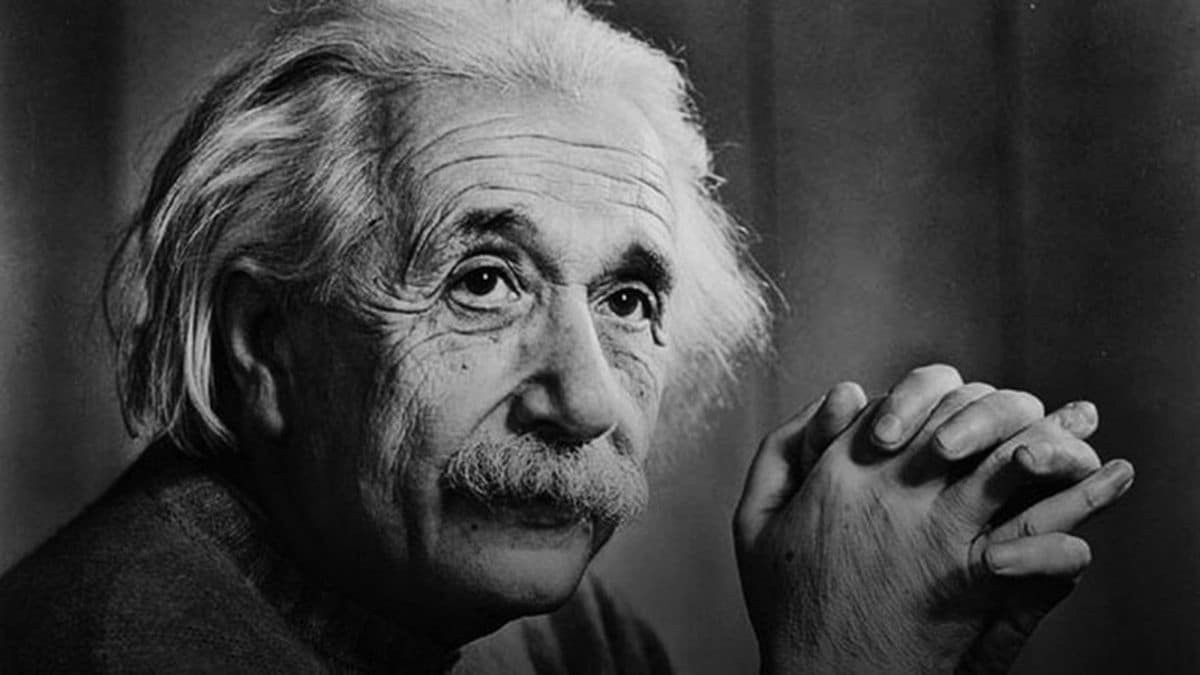
%> input picture Imagenes/albert-einstein.jpg, 1200 x 675 px
$ octave Ejercicio6.m   (GNU Octave 9; MATLAB toolbox functions it lacks are replaced by stand-ins)
%> lines starting %> are read from the running program, lines starting %| are printed output that depends on the picture
%Unidad 2 : Filtrado en el dominio espacial
%Ejercicio 6 : Abra una imagen y aplique filtroa de movimiento

close all, clear all, clc
% leo una imagen y la convierto a escala de grises
[file,dir] = uigetfile('*.bmp;*.jpg;*.png; *.tif'); %filtro para archivos bmp, jpg y png
%> the answer given: ../Imagenes/albert-einstein.jpg
filename = [dir,file];
info = imfinfo(filename);
switch info.ColorType
    case 'indexed'
        [Iorig,map] = imread(filename);
        I = ind2gray(Iorig,map); %convierto de indexada a escala de grises

    case 'grayscale'
        I = imread(filename);
%> I is the input picture: size 675x1200 uint8; min 0, max 231, mean 66.5

    case 'truecolor'
        Iorig = imread(filename);
        I=rgb2gray(Iorig); %convierto de RGB a escala de grises
end

I = im2double(I);
%> I: size 675x1200 double
format rat

l1=20;
t1=45;
l2=20;
t2=90;

FM1=fspecial('motion',l1,t1);
FM2=fspecial('motion',l2,t2);

OFM1 = conv2(I,FM1);
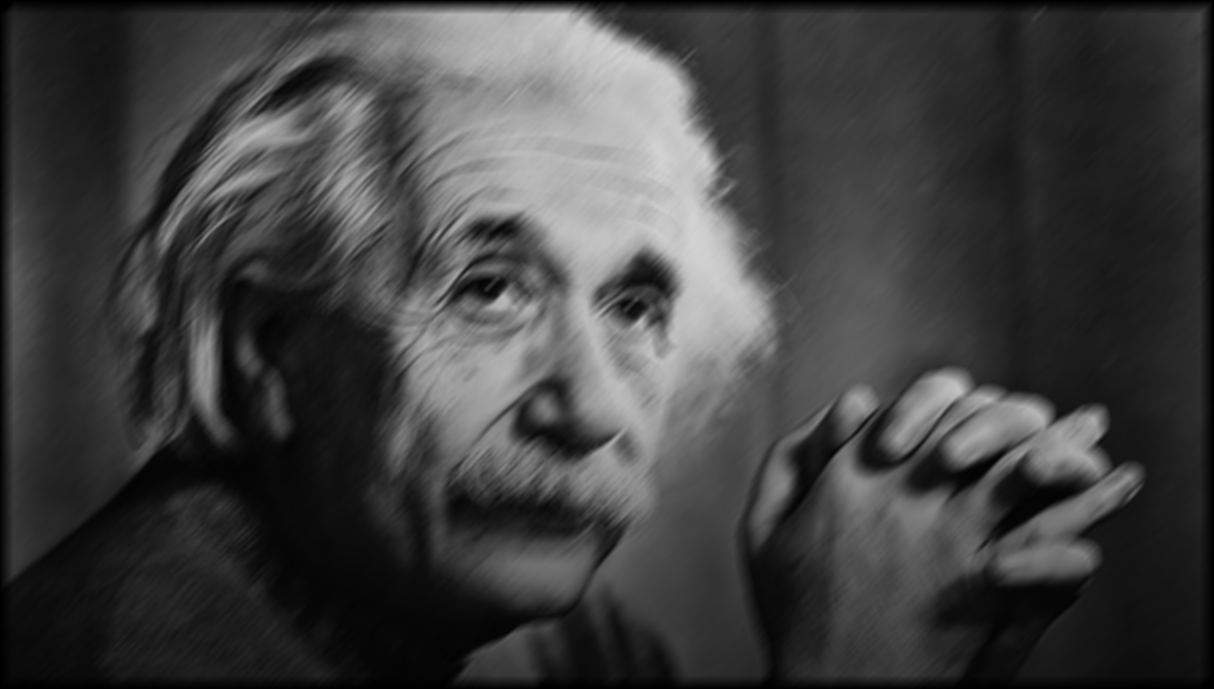
%> OFM1: size 689x1214 double; min 0, max 0.832, mean 0.253
OFM2 = conv2(I,FM2);
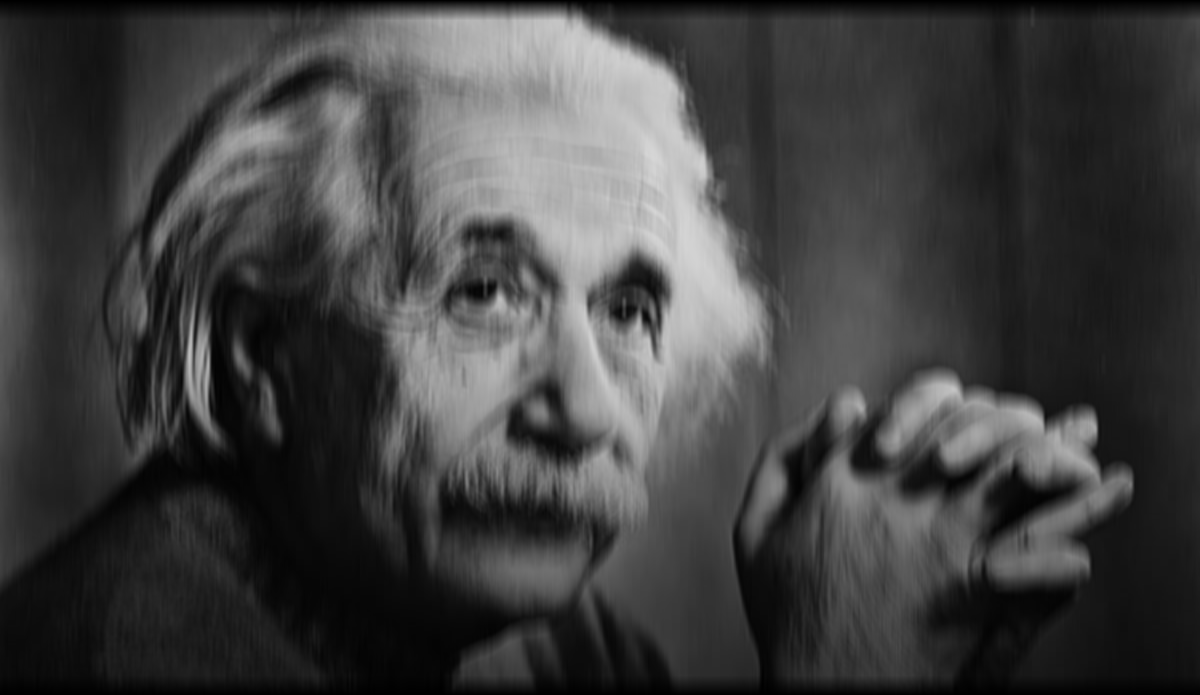
%> OFM2: size 695x1200 double; min 0, max 0.842, mean 0.253

figure()
subplot(131);imshow(I);title('Imagen Original')
subplot(132);imshow(OFM1);title(['Imagen con Filtro Motion, len: ',num2str(l1),', theta:  ',num2str(t1)])
subplot(133);imshow(OFM2);title(['Imagen con Filtro Motion, len: ',num2str(l2),' , theta: ',num2str(t2)])

$ run again, on Imagenes/paisaje.jpg
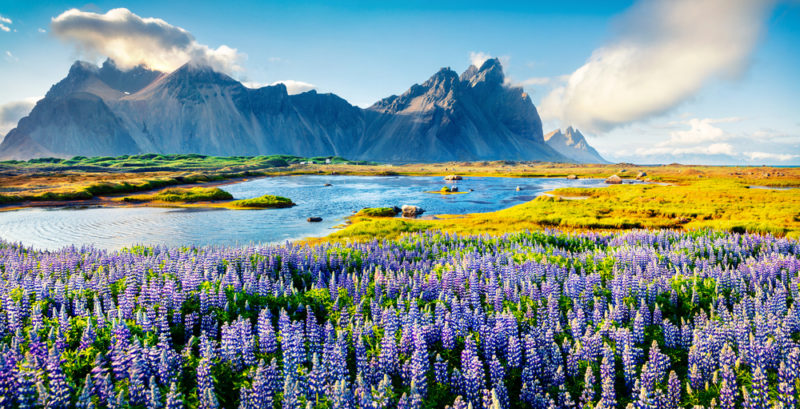
%> input picture Imagenes/paisaje.jpg, 800 x 409 px
%> Iorig is the input picture: size 409x800x3 uint8; mean R, G, B 120.5, 141.8, 143.7
%> `I=rgb2gray(Iorig);`:
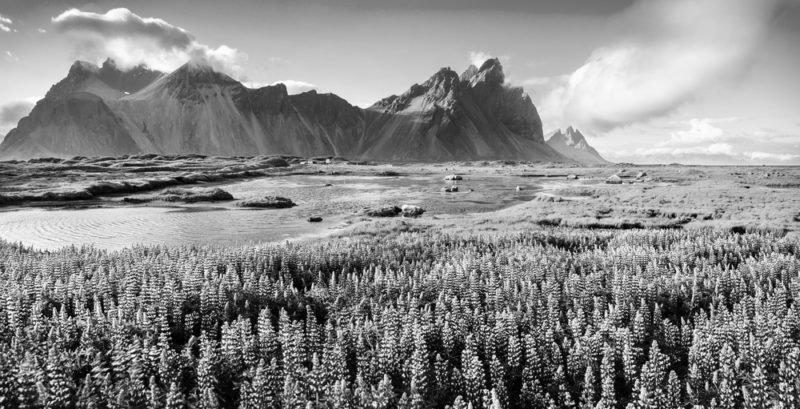
%> I: size 409x800 uint8; min 0, max 255, mean 135.7
%> `OFM2 = conv2(I,FM2);`:
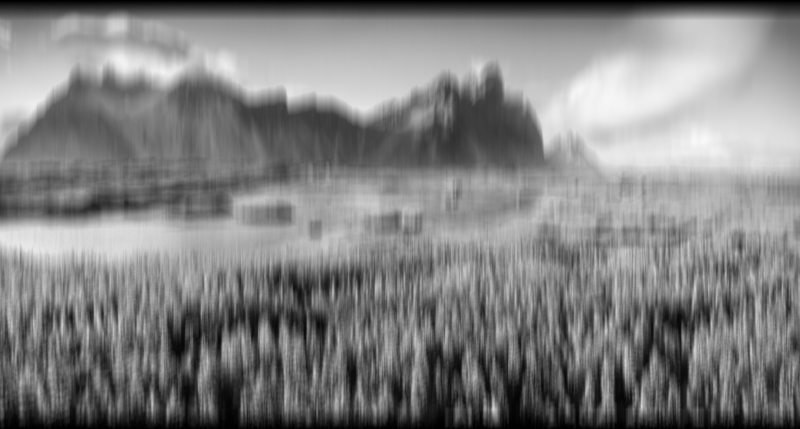
%> OFM2: size 429x800 double; min 0, max 0.976, mean 0.507

$ run again, on Imagenes/bu.bmp
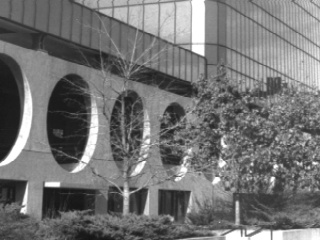
%> input picture Imagenes/bu.bmp, 320 x 240 px
%> Iorig is the input picture: size 240x320 uint8; min 21, max 255, mean 115.2
%> map = 256 rows, first 12: [0 0 0; 0.00392 0.00392 0.00392; 0.00784 0.00784 0.00784; 0.0118 0.0118 0.0118; 0.0157 0.0157 0.0157; 0.0196 0.0196 0.0196; 0.0235 0.0235 0.0235; 0.0275 0.0275 0.0275; 0.0314 0.0314 0.0314; 0.0353 0.0353 0.0353; 0.0392 0.0392 0.0392; 0.0431 0.0431 0.0431]
%> `OFM1 = conv2(I,FM1);`:
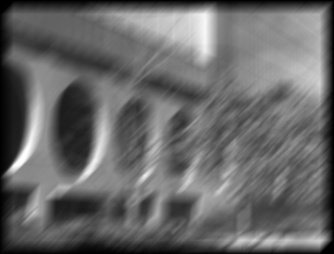
%> OFM1: size 254x334 double; min 0, max 1, mean 0.409
%> `OFM2 = conv2(I,FM2);`:
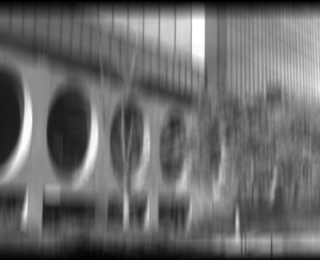
%> OFM2: size 260x320 double; min 0, max 1, mean 0.417
